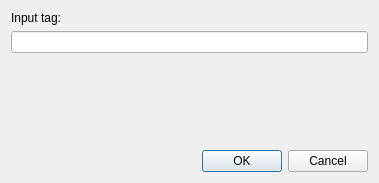
<?xml version="1.0" encoding="UTF-8"?>
<ui version="4.0">
 <class>TagDialog</class>
 <widget class="QDialog" name="TagDialog">
  <property name="geometry">
   <rect>
    <x>0</x>
    <y>0</y>
    <width>379</width>
    <height>183</height>
   </rect>
  </property>
  <property name="windowTitle">
   <string>Add tag</string>
  </property>
  <layout class="QGridLayout" name="gridLayout">
   <item row="0" column="0">
    <widget class="QLabel" name="label">
     <property name="text">
      <string>Input tag:</string>
     </property>
    </widget>
   </item>
   <item row="1" column="0">
    <widget class="QLineEdit" name="lETag">
     <property name="sizePolicy">
      <sizepolicy hsizetype="Expanding" vsizetype="Fixed">
       <horstretch>0</horstretch>
       <verstretch>0</verstretch>
      </sizepolicy>
     </property>
    </widget>
   </item>
   <item row="2" column="0">
    <spacer name="verticalSpacer">
     <property name="orientation">
      <enum>Qt::Vertical</enum>
     </property>
     <property name="sizeHint" stdset="0">
      <size>
       <width>20</width>
       <height>71</height>
      </size>
     </property>
    </spacer>
   </item>
   <item row="3" column="0">
    <widget class="QDialogButtonBox" name="buttonBox">
     <property name="orientation">
      <enum>Qt::Horizontal</enum>
     </property>
     <property name="standardButtons">
      <set>QDialogButtonBox::Cancel|QDialogButtonBox::Ok</set>
     </property>
    </widget>
   </item>
  </layout>
 </widget>
 <resources/>
 <connections>
  <connection>
   <sender>buttonBox</sender>
   <signal>accepted()</signal>
   <receiver>TagDialog</receiver>
   <slot>accept()</slot>
   <hints>
    <hint type="sourcelabel">
     <x>248</x>
     <y>254</y>
    </hint>
    <hint type="destinationlabel">
     <x>157</x>
     <y>274</y>
    </hint>
   </hints>
  </connection>
  <connection>
   <sender>buttonBox</sender>
   <signal>rejected()</signal>
   <receiver>TagDialog</receiver>
   <slot>reject()</slot>
   <hints>
    <hint type="sourcelabel">
     <x>316</x>
     <y>260</y>
    </hint>
    <hint type="destinationlabel">
     <x>286</x>
     <y>274</y>
    </hint>
   </hints>
  </connection>
 </connections>
</ui>
